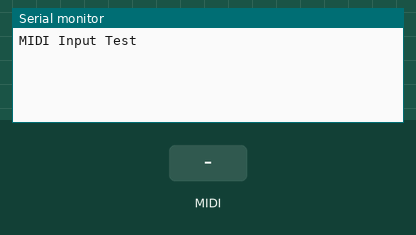
This sketch was run on a simulated ESP32. Parts: the last lines printed to the serial monitor. Inputs (shaded band) come from the test bench. MIDI output is not drawn.

Above: at 1.2 s.
1.3 s: MIDI note 36 received
At 2.1 s:
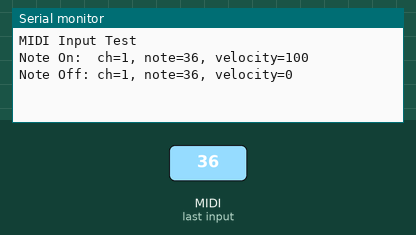
3.1 s: MIDI note 48 received
At 3.31 s:
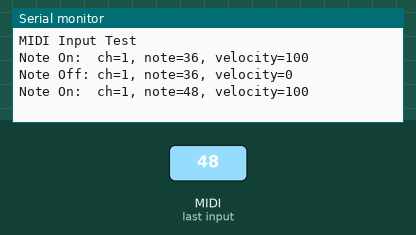

Measured:
- after the input at 1.3 s, the serial monitor: prints a new line at once (image 1)
- after the input at 3.1 s, the serial monitor: prints a new line at once (image 2)

The sketch:

ESP32_MIDI_TEST.ino
```cpp
// Summary of Midi Messages: https://www.midi.org/specifications-old/item/table-1-summary-of-midi-message\
// Midi library docs: http://fortyseveneffects.github.io/arduino_midi_library/index.html
//
// - midi messages start with one status byte followed by 1 _or_ 2 data bytes, depending on the command
// - Note off can also be represented as a note on message with velocity = 0 (This sketch tests for both)
// - Midi Library midi types enumeration: http://fortyseveneffects.github.io/arduino_midi_library/a00008.html
// - Hex to decimal converter: https://www.rapidtables.com/convert/number/hex-to-decimal.html


#include <MIDI.h>

MIDI_CREATE_INSTANCE(HardwareSerial, Serial2, MIDI);

void setup() {
  MIDI.begin(MIDI_CHANNEL_OMNI);
  Serial.begin(57600);
  Serial.println("MIDI Input Test");
}

unsigned long t=0;

void loop() {
  int type, note, velocity, channel, d1, d2;
  if (MIDI.read()) {                   // Is there a MIDI message incoming ?
                                       // True if a valid message has been stored in the structure, false if not. A valid message is a message that matches the input channel.
                                       // If the Thru is enabled and the message matches the filter, it is sent back on the MIDI output.

    byte type = MIDI.getType();        // getType: returns the initial 'status' byte ('note on', 'note off', 'control change'). Returns an enumerated type.
    switch (type) {                    // switch...case docs: https://www.arduino.cc/reference/en/language/structure/control-structure/switchcase/
      case midi::NoteOn:
        note = MIDI.getData1();        // getData1: Gets the first data byte of the last received message. For note messages, this is the note value.
        velocity = MIDI.getData2();    // getData2: Gets the second data byte of the last received message. For not messages, this is the velocity.
        channel = MIDI.getChannel();   // getChannel: returns midi channel of message (1-16)
        if (velocity > 0) {
          Serial.println(String("Note On:  ch=") + channel + ", note=" + note + ", velocity=" + velocity);
        } else {
          Serial.println(String("Note Off: ch=") + channel + ", note=" + note);
        }
        break;
      case midi::NoteOff:
        note = MIDI.getData1();
        velocity = MIDI.getData2();
        channel = MIDI.getChannel();
        Serial.println(String("Note Off: ch=") + channel + ", note=" + note + ", velocity=" + velocity);
        break;
      default:
        d1 = MIDI.getData1();
        d2 = MIDI.getData2();
        Serial.println(String("Message, type=") + type + ", data = " + d1 + " " + d2);  //print the 'type' value + channel and the data packets
                                        // example: type 176 --> 1011{nnnn} --> "Control Change" on channel n. *d1* is the controller number (0-119). *d2* is the controller value (0-127)
                                        // example: type 224 --> 1110{nnnn} --> "Pitch Bend Change" on channel n. *d1* are the least significant 7 bits. *d2* are the most significant 7 bits (really only need d2)
    }
    t = millis();
  }
  if (millis() - t > 10000) {
    t += 10000;
    Serial.println("(inactivity)");
  }
}
```
